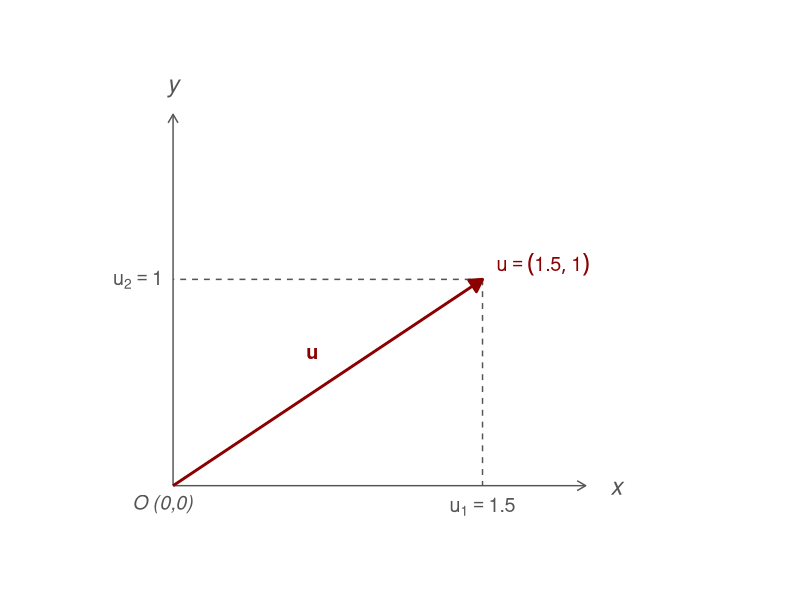

Generate this figure with R:
## ---- chunk 1
#| echo: false
#| warning: false
#| fig-align: center
#| label: fig-vector
#| fig-cap: 'In a Cartesian coordinate system, a vector in $\mathbb{R}^2$ is geometrically represented as a directed line segment (an arrow).'


library(ggplot2)

# --- 1. Define Vector and Label Data ---
u1 <- 1.5
u2 <- 1.0

point_data <- data.frame(
  x = u1,
  y = u2,
  label = "u == (list(1.5, 1))"
)

# --- 2. Build the Plot ---
ggplot() +
  # Clear theme to remove background grid lines completely
  theme_void() + 
  theme(
    plot.margin = margin(20, 20, 20, 20)
  ) +
  
  # 1. Vertical and Horizontal Dashed Projection Lines (Palette from Image 1)
  geom_segment(aes(x = u1, y = u2, xend = u1, yend = 0), 
               color = "#555555", lty = "dashed", size = 0.5) +
  geom_segment(aes(x = u1, y = u2, xend = 0, yend = u2), 
               color = "#555555", lty = "dashed", size = 0.5) +

  
  # 2. Axis Lines (x and y) using the gray color (#555555)
  geom_segment(aes(x = 0, y = 0, xend = 2.0, yend = 0), 
               arrow = arrow(length = unit(0.25, "cm"), type = "open"), 
               color = "#555555", size = 0.5) +
  geom_segment(aes(x = 0, y = 0, xend = 0, yend = 1.8), 
               arrow = arrow(length = unit(0.25, "cm"), type = "open"), 
               color = "#555555", size = 0.5) +
  
  # Axis Labels (Muted gray text)
  annotate("text", x = 2.15, y = 0, label = "x", fontface = "italic", color = "#555555", size = 6) +
  annotate("text", x = 0, y = 1.95, label = "y", fontface = "italic", color = "#555555", size = 6) +
  annotate("text", x = -0.05, y = -0.08, label = "O (0,0)", fontface = "italic", color = "#555555", size = 5) +
  
  # Axis Ticks / Intercept Labels for the components
  annotate("text", x = u1, y = -0.1, label = "u[1] == 1.5", parse = TRUE, color = "#555555", size = 5) +
  annotate("text", x = -0.17, y = u2, label = "u[2] == 1", parse = TRUE, color = "#555555", size = 5) +
  
  # 3. The Vector Arrow using the Dark Red outline color (#8B0000)
  geom_segment(aes(x = 0, y = 0, xend = u1, yend = u2), 
               arrow = arrow(length = unit(0.35, "cm"), type = "closed"), 
               color = "#8B0000", size = 1.0) +
  
  # Vector Name Label
  annotate("text", x = u1 * 0.45, y = u2 * 0.55 + 0.1, label = "u", fontface = "bold", color = "#8B0000", size = 5) +
  
  
  # 5. Math Coordinate Label matching the dark red style
  geom_text(data = point_data, aes(x = x, y = y, label = label), 
            color = "#8B0000", parse = TRUE, size = 5, hjust = -0.15, vjust = -0.15) +
  
  # 6. Fix coordinate ratio and set plot boundaries
  coord_fixed(xlim = c(-0.3, 2.5), ylim = c(-0.3, 2.1))
## ---- chunk 2
u <- c(1.5, 1)
u
